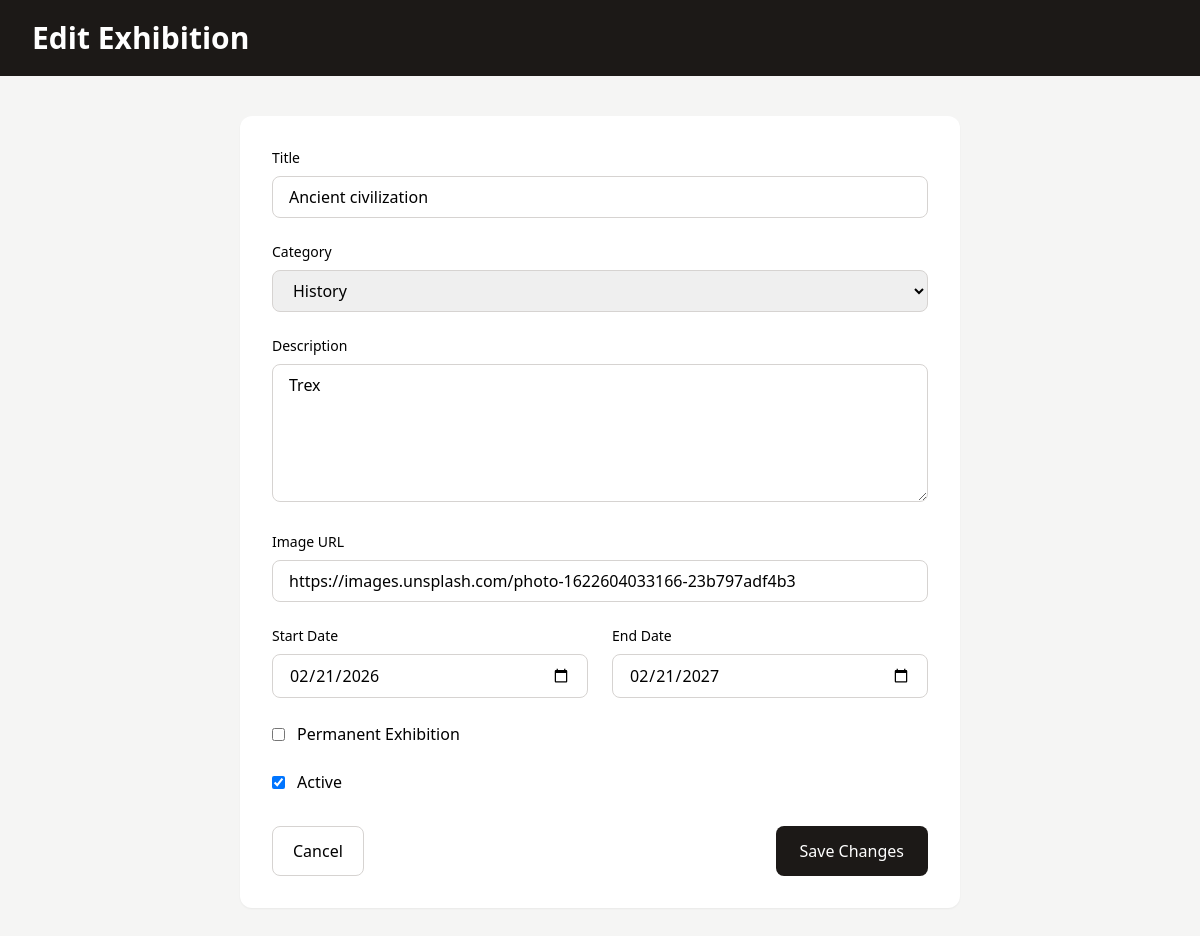
Page /admin-dashboard/exhibitions/2/edit/ (signed in) on the earlier database version.
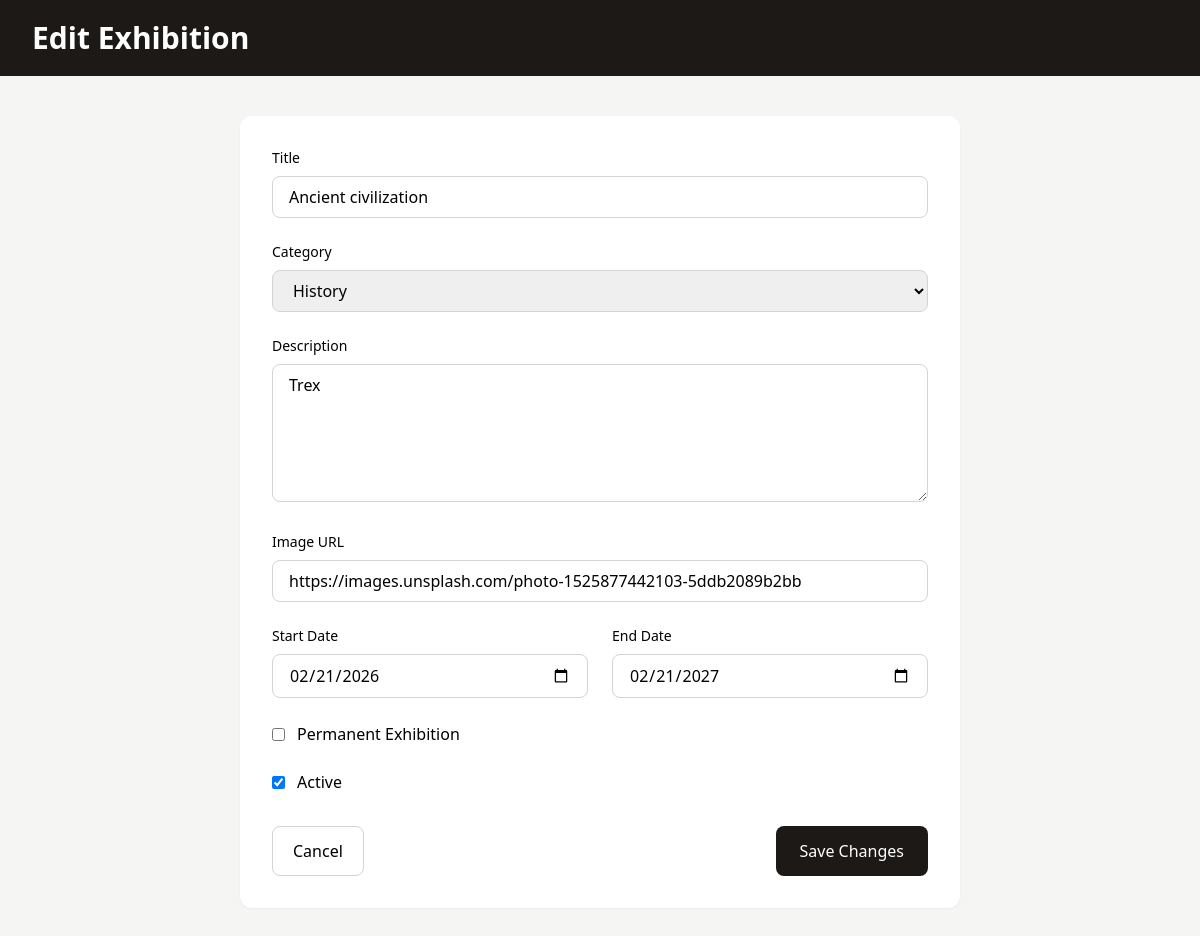
Same page on the later database version.
### homepage/models.py (models this page shows, shortened)
class Exhibition(models.Model):
    CATEGORY_CHOICES = [
        ("History", "History"),
        ("Art", "Art"),
        ("Science", "Science"),
        ("Culture", "Culture"),
        ("Other", "Other"),
    ]
    title = models.CharField(max_length=200)
    category = models.CharField(
        max_length=50,
        choices=CATEGORY_CHOICES,
        default="Other"
    )
    description = models.TextField()
    image = models.URLField(blank=True)
    start_date = models.DateField(null=True, blank=True)
    end_date = models.DateField(null=True, blank=True)
    is_permanent = models.BooleanField(default=False)
    is_active = models.BooleanField(default=True)
    created_at = models.DateTimeField(auto_now_add=True)
    updated_at = models.DateTimeField(auto_now=True)
    class Meta:
        ordering = ["-created_at"]

### homepage/views.py (the view)
@login_required
@user_passes_test(is_staff)
def edit_exhibition(request, exhibition_id):
    exhibition = get_object_or_404(Exhibition, id=exhibition_id)
    if request.method == "POST":
        form = ExhibitionForm(request.POST, instance=exhibition)
        if form.is_valid():
            form.save()
            return redirect("manage_exhibitions")
    else:
        form = ExhibitionForm(instance=exhibition)
    return render(
        request,
        "exhibition_form.html",
        {
            "form": form,
            "editing": True,
        }
    )

### homepage/views.py (called while the page is built)
def is_staff(user):
    return user.is_authenticated and user.is_staff

### homepage/templates/exhibition_form.html (shortened to what this page needs)
<!DOCTYPE html>
<html lang="en">
<head>
    <script src="https://cdn.tailwindcss.com"></script>
</head>
<body class="bg-stone-100 min-h-screen">
<header class="bg-stone-900 text-white px-8 py-5">
    <h1 class="text-3xl font-semibold">
    {% if editing %}
        Edit Exhibition
    {% else %}
        Add Exhibition
    {% endif %}
</h1>
</header>
<main class="max-w-3xl mx-auto px-6 py-10">
    <div class="bg-white rounded-xl shadow-sm p-8">
        <form method="POST">
            <div class="space-y-6">
                <div>
                    <label class="block text-sm font-medium mb-2">
                        Title
                    </label>
                    {{ form.title }}
                </div>
                <div>
                    <label class="block text-sm font-medium mb-2">
                        Category
                    </label>
                    {{ form.category }}
                </div>
                <div>
                    <label class="block text-sm font-medium mb-2">
                        Description
                    </label>
                    {{ form.description }}
                </div>
                <div>
                    <label class="block text-sm font-medium mb-2">
                        Image URL
                    </label>
                    {{ form.image }}
                </div>
                <div class="grid grid-cols-1 md:grid-cols-2 gap-6">
                    <div>
                        <label class="block text-sm font-medium mb-2">
                            Start Date
                        </label>
                        {{ form.start_date }}
                    </div>
                    <div>
                        <label class="block text-sm font-medium mb-2">
                            End Date
                        </label>
                        {{ form.end_date }}
                    </div>
                </div>
                <div class="flex items-center gap-3">
                    {{ form.is_permanent }}
                    <label>
                        Permanent Exhibition
                    </label>
                </div>
                <div class="flex items-center gap-3">
                    {{ form.is_active }}
                    <label>
                        Active
                    </label>
                </div>
            </div>
            <div class="flex justify-between mt-8">
                <a
                    href="{% url 'admin_dashboard' %}"
                    class="px-5 py-3 border border-stone-300 rounded-lg"
                >
                    Cancel
                </a>
                <button type="submit"
        class="bg-stone-900 text-white px-6 py-3 rounded-lg hover:bg-stone-800 transition">
    {% if editing %}
        Save Changes
    {% else %}
        Create exhibition
    {% endif %}
</button>
            </div>
        </form>
    </div>
</main>
</body>
</html>

Differences in the rows shown:
changed Exhibition "Ancient civilization": image "https://images.unsplash.com/photo-1622604033166-23b797adf4b3" → "https://images.unsplash.com/photo-1525877442103-5ddb2089b2bb"
